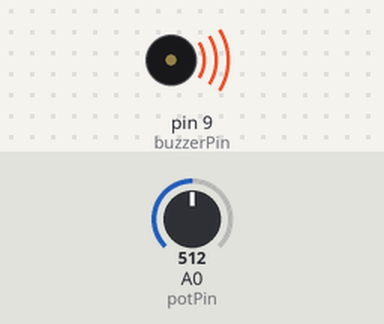
Simulated run of this sketch. Board: Arduino Uno, built with avr-gcc and run on an emulated ATmega328P. Shown: buzzer (waves = sounding). Inputs (shaded band) come from the test bench; at power-on: A0 (potPin) = 512.

Above: at 0.1 s.
Timing chart, 0 to 1.6 s (numbered marks = the images above):
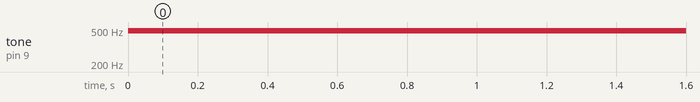

Measured:
- by itself, tone on pin 9 (buzzerPin): silent → 490 Hz at 0.00 s

The sketch:

Assignment6_Buzzer_Volume_Potentiometer.ino
```cpp
const int potPin = A0;    // Potentiometer on analog pin A0
const int buzzerPin = 9;  // Buzzer on PWM-capable pin (e.g., 9, ~ symbol)

void setup() {
  pinMode(buzzerPin, OUTPUT);
}

void loop() {
  int potValue = analogRead(potPin);               // Read potentiometer (0-1023)
  int volume = map(potValue, 0, 1023, 0, 255);     // Map to PWM range (0-255)
  analogWrite(buzzerPin, volume);                  // Control buzzer intensity
  delay(10);                                       // Stabilize readings
}
```
